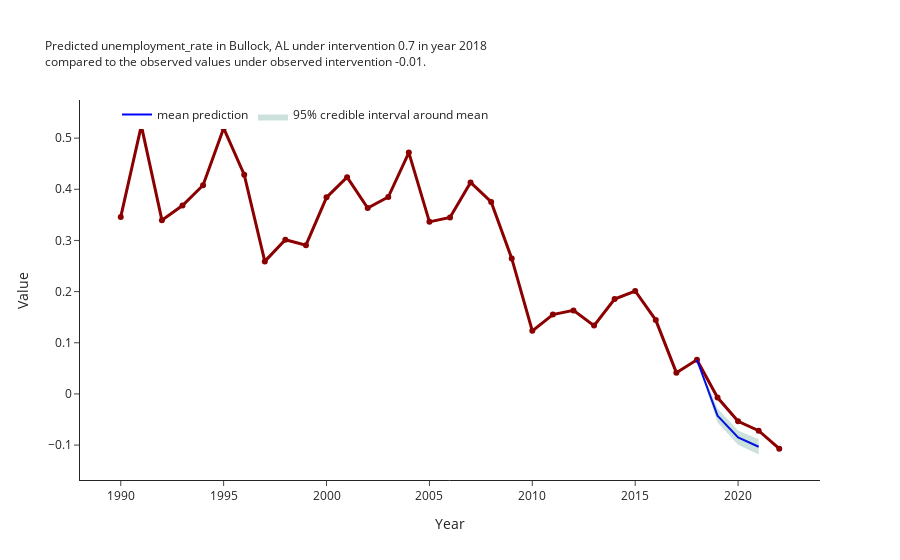

The cell this chart's notebook holds for it:
### Code cell
profiler_basic = cProfile.Profile()

profiler_basic.enable()
basic_run()
profiler_basic.disable()

# confirming that the time consuming moves involve the model
# gettign samples, etc.
profiler_basic.print_stats(sort='cumulative')

# note: restricting sites to tau drops time from 8s to 5s.

### Figure 1 — Plotly figure (JSON) as saved in the notebook; plotly's stock layout.template omitted (floating-point values rounded to 4 significant figures)
{"data": [{"line": {"color": "darkred", "width": 3}, "mode": "lines+markers", "name": "Bullock County, AL", "showlegend": false, "text": "Bullock County, AL", "textposition": "top right", "type": "scatter", "x": [1990, 1991, 1992, 1993, 1994, 1995, 1996, 1997, 1998, 1999, 2000, 2001, 2002, 2003, 2004, 2005, 2006, 2007, 2008, 2009, 2010, 2011, 2012, 2013, 2014, 2015, 2016, 2017, 2018, 2019, 2020, 2021, 2022], "y": [0.346, 0.5245, 0.3397, 0.3682, 0.4079, 0.5195, 0.4286, 0.2591, 0.3013, 0.2908, 0.3843, 0.4236, 0.3632, 0.3848, 0.4718, 0.3363, 0.345, 0.4135, 0.3754, 0.2648, 0.1233, 0.1551, 0.1633, 0.1336, 0.1854, 0.2012, 0.1443, 0.04157, 0.06679, -0.007095, -0.05349, -0.0718, -0.107]}, {"line": {"color": "blue", "width": 2}, "mode": "lines", "name": "mean prediction", "text": [0.06679, -0.04259, -0.0852, -0.1033], "type": "scatter", "x": ["2018", "2019", "2020", "2021"], "y": [0.06679, -0.04259, -0.0852, -0.1033]}, {"fill": "toself", "fillcolor": "rgba(0,100,80,0.2)", "line": {"color": "rgba(255,255,255,0)"}, "name": "95% credible interval around mean", "type": "scatter", "x": ["2018", "2019", "2020", "2021", "2021", "2020", "2019", "2018"], "y": [0.06679, -0.0287, -0.07138, -0.08876, -0.1182, -0.09918, -0.05608, 0.06679]}], "layout": {"legend": {"orientation": "h", "traceorder": "normal", "x": 0.05, "y": 1}, "title": {"font": {"size": 12}, "text": "Predicted unemployment_rate in Bullock, AL under intervention 0.7 in year 2018<br>compared to the observed values under observed intervention -0.01."}, "xaxis": {"title": {"text": "Year"}}, "yaxis": {"range": [-0.1682, 0.5745], "title": {"text": "Value"}}}}
